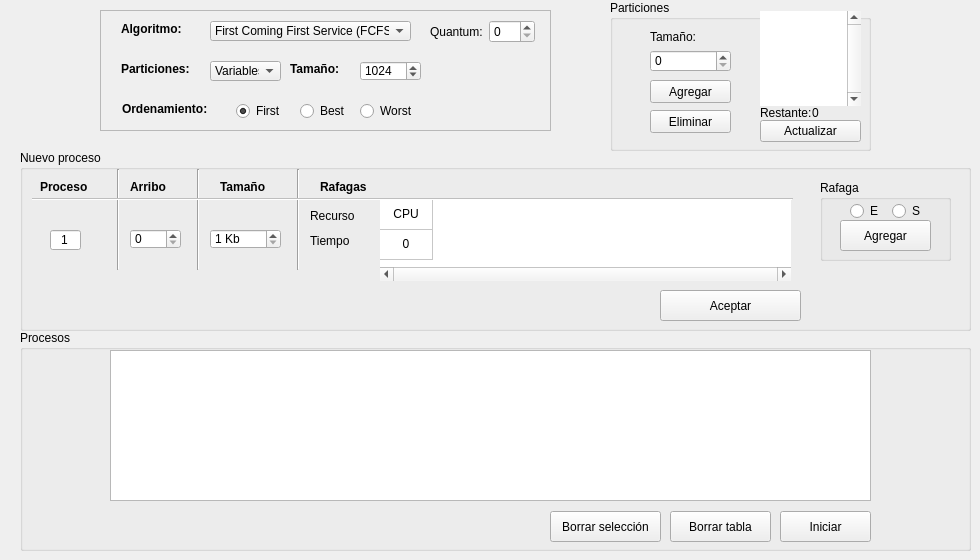
    <widget class="QWidget" name="tab_ingreso_dat">
     <attribute name="title">
      <string>Datos</string>
     </attribute>
     <widget class="QGroupBox" name="group_particiones">
      <property name="geometry">
       <rect>
        <x>610</x>
        <y>0</y>
        <width>261</width>
        <height>151</height>
       </rect>
      </property>
      <property name="font">
       <font>
        <pointsize>9</pointsize>
       </font>
      </property>
      <property name="title">
       <string>Particiones</string>
      </property>
      <widget class="QWidget" name="layoutWidget">
       <property name="geometry">
        <rect>
         <x>150</x>
         <y>11</y>
         <width>101</width>
         <height>131</height>
        </rect>
       </property>
       <property name="font">
        <font>
         <pointsize>9</pointsize>
        </font>
       </property>
       <layout class="QVBoxLayout" name="verticalLayout_2">
        <property name="spacing">
         <number>0</number>
        </property>
        <item>
         <widget class="QTableWidget" name="particiones">
          <property name="font">
           <font>
            <pointsize>9</pointsize>
           </font>
          </property>
          <property name="focusPolicy">
           <enum>Qt::ClickFocus</enum>
          </property>
          <property name="layoutDirection">
           <enum>Qt::LeftToRight</enum>
          </property>
          <property name="frameShape">
           <enum>QFrame::NoFrame</enum>
          </property>
          <property name="verticalScrollBarPolicy">
           <enum>Qt::ScrollBarAlwaysOn</enum>
          </property>
          <property name="horizontalScrollBarPolicy">
           <enum>Qt::ScrollBarAlwaysOff</enum>
          </property>
          <property name="sizeAdjustPolicy">
           <enum>QAbstractScrollArea::AdjustToContents</enum>
          </property>
          <property name="autoScrollMargin">
           <number>0</number>
          </property>
          <property name="alternatingRowColors">
           <bool>true</bool>
          </property>
          <property name="gridStyle">
           <enum>Qt::SolidLine</enum>
          </property>
          <attribute name="horizontalHeaderVisible">
           <bool>false</bool>
          </attribute>
          <attribute name="horizontalHeaderDefaultSectionSize">
           <number>76</number>
          </attribute>
          <attribute name="horizontalHeaderMinimumSectionSize">
           <number>30</number>
          </attribute>
          <attribute name="horizontalHeaderShowSortIndicator" stdset="0">
           <bool>false</bool>
          </attribute>
          <attribute name="horizontalHeaderStretchLastSection">
           <bool>false</bool>
          </attribute>
          <attribute name="verticalHeaderVisible">
           <bool>false</bool>
          </attribute>
          <attribute name="verticalHeaderHighlightSections">
           <bool>true</bool>
          </attribute>
          <column>
           <property name="text">
            <string>Particion</string>
           </property>
          </column>
         </widget>
        </item>
        <item>
         <layout class="QHBoxLayout" name="horizontalLayout_3">
          <item>
           <widget class="QLabel" name="label_2">
            <property name="font">
             <font>
              <pointsize>9</pointsize>
             </font>
            </property>
            <property name="text">
             <string>Restante:</string>
            </property>
           </widget>
          </item>
          <item>
           <widget class="QLabel" name="tam_restante">
            <property name="font">
             <font>
              <pointsize>9</pointsize>
             </font>
            </property>
            <property name="text">
             <string>0</string>
            </property>
           </widget>
          </item>
         </layout>
        </item>
        <item>
         <widget class="QPushButton" name="bot_actualizar">
          <property name="font">
           <font>
            <pointsize>9</pointsize>
           </font>
          </property>
          <property name="toolTip">
           <string>Actualizar tabla de particiones</string>
          </property>
          <property name="text">
           <string>Actualizar</string>
          </property>
         </widget>
        </item>
       </layout>
      </widget>
      <widget class="QSpinBox" name="tam_particion">
       <property name="geometry">
        <rect>
         <x>40</x>
         <y>50</y>
         <width>81</width>
         <height>22</height>
        </rect>
       </property>
       <property name="font">
        <font>
         <pointsize>9</pointsize>
        </font>
       </property>
       <property name="maximum">
        <number>1024</number>
       </property>
      </widget>
      <widget class="QPushButton" name="bot_eliminar_part">
       <property name="geometry">
        <rect>
         <x>40</x>
         <y>110</y>
         <width>81</width>
         <height>23</height>
        </rect>
       </property>
       <property name="font">
        <font>
         <pointsize>9</pointsize>
        </font>
       </property>
       <property name="toolTip">
        <string>&lt;html&gt;&lt;head/&gt;&lt;body&gt;&lt;p&gt;Elimina la particion selecionada&lt;/p&gt;&lt;/body&gt;&lt;/html&gt;</string>
       </property>
       <property name="whatsThis">
        <string/>
       </property>
       <property name="styleSheet">
        <string notr="true"/>
       </property>
       <property name="text">
        <string>Eliminar</string>
       </property>
      </widget>
      <widget class="QPushButton" name="bot_agregar_part">
       <property name="geometry">
        <rect>
         <x>40</x>
         <y>80</y>
         <width>81</width>
         <height>23</height>
        </rect>
       </property>
       <property name="font">
        <font>
         <pointsize>9</pointsize>
        </font>
       </property>
       <property name="toolTip">
        <string>Agrega una particion del tamaño indicado</string>
       </property>
       <property name="whatsThis">
        <string/>
       </property>
       <property name="text">
        <string>Agregar</string>
       </property>
      </widget>
      <widget class="QLabel" name="label_5">
       <property name="geometry">
        <rect>
         <x>40</x>
         <y>30</y>
         <width>47</width>
         <height>13</height>
        </rect>
       </property>
       <property name="font">
        <font>
         <pointsize>9</pointsize>
        </font>
       </property>
       <property name="text">
        <string>Tamaño:</string>
       </property>
      </widget>
     </widget>
     <widget class="QGroupBox" name="lay_proceso">
      <property name="geometry">
       <rect>
        <x>20</x>
        <y>150</y>
        <width>951</width>
        <height>181</height>
       </rect>
      </property>
      <property name="font">
       <font>
        <pointsize>9</pointsize>
       </font>
      </property>
      <property name="title">
       <string>Nuevo proceso</string>
      </property>
      <widget class="QSpinBox" name="arribo">
       <property name="geometry">
        <rect>
         <x>110</x>
         <y>79</y>
         <width>51</width>
         <height>20</height>
        </rect>
       </property>
       <property name="font">
        <font>
         <pointsize>9</pointsize>
        </font>
       </property>
       <property name="maximum">
        <number>1000</number>
       </property>
      </widget>
      <widget class="QSpinBox" name="tam">
       <property name="geometry">
        <rect>
         <x>190</x>
         <y>79</y>
         <width>71</width>
         <height>20</height>
        </rect>
       </property>
       <property name="font">
        <font>
         <pointsize>9</pointsize>
        </font>
       </property>
       <property name="accelerated">
        <bool>true</bool>
       </property>
       <property name="suffix">
        <string> Kb</string>
       </property>
       <property name="minimum">
        <number>1</number>
       </property>
       <property name="maximum">
        <number>1000000</number>
       </property>
      </widget>
      <widget class="QLabel" name="lab_idp">
       <property name="geometry">
        <rect>
         <x>20</x>
         <y>29</y>
         <width>51</width>
         <height>16</height>
        </rect>
       </property>
       <property name="font">
        <font>
         <family>Arial</family>
         <pointsize>9</pointsize>
         <weight>75</weight>
         <bold>true</bold>
        </font>
       </property>
       <property name="text">
        <string>Proceso</string>
       </property>
      </widget>
      <widget class="QLabel" name="lab_tam">
       <property name="geometry">
        <rect>
         <x>200</x>
         <y>29</y>
         <width>61</width>
         <height>16</height>
        </rect>
       </property>
       <property name="font">
        <font>
         <family>Arial</family>
         <pointsize>9</pointsize>
         <weight>75</weight>
         <bold>true</bold>
        </font>
       </property>
       <property name="text">
        <string>Tamaño</string>
       </property>
      </widget>
      <widget class="QTableWidget" name="rafaga">
       <property name="geometry">
        <rect>
         <x>360</x>
         <y>50</y>
         <width>411</width>
         <height>81</height>
        </rect>
       </property>
       <property name="maximumSize">
        <size>
         <width>16777215</width>
         <height>16777215</height>
        </size>
       </property>
       <property name="font">
        <font>
         <pointsize>9</pointsize>
        </font>
       </property>
       <property name="focusPolicy">
        <enum>Qt::ClickFocus</enum>
       </property>
       <property name="toolTip">
        <string>Editar tiempos de cada rafaga agregada</string>
       </property>
       <property name="layoutDirection">
        <enum>Qt::LeftToRight</enum>
       </property>
       <property name="frameShape">
        <enum>QFrame::NoFrame</enum>
       </property>
       <property name="verticalScrollBarPolicy">
        <enum>Qt::ScrollBarAsNeeded</enum>
       </property>
       <property name="horizontalScrollBarPolicy">
        <enum>Qt::ScrollBarAlwaysOn</enum>
       </property>
       <property name="sizeAdjustPolicy">
        <enum>QAbstractScrollArea::AdjustToContents</enum>
       </property>
       <property name="autoScrollMargin">
        <number>0</number>
       </property>
       <property name="alternatingRowColors">
        <bool>false</bool>
       </property>
       <property name="gridStyle">
        <enum>Qt::SolidLine</enum>
       </property>
       <attribute name="horizontalHeaderVisible">
        <bool>false</bool>
       </attribute>
       <attribute name="horizontalHeaderDefaultSectionSize">
        <number>53</number>
       </attribute>
       <attribute name="horizontalHeaderMinimumSectionSize">
        <number>30</number>
       </attribute>
       <attribute name="horizontalHeaderShowSortIndicator" stdset="0">
        <bool>false</bool>
       </attribute>
       <attribute name="horizontalHeaderStretchLastSection">
        <bool>false</bool>
       </attribute>
       <attribute name="verticalHeaderVisible">
        <bool>false</bool>
       </attribute>
       <attribute name="verticalHeaderHighlightSections">
        <bool>true</bool>
       </attribute>
       <row>
        <property name="text">
         <string>R</string>
        </property>
       </row>
       <row>
        <property name="text">
         <string>T</string>
        </property>
       </row>
       <column>
        <property name="text">
         <string>a</string>
        </property>
       </column>
       <item row="0" column="0">
        <property name="text">
         <string>CPU</string>
        </property>
        <property name="font">
         <font>
          <family>Arial</family>
          <pointsize>9</pointsize>
         </font>
        </property>
        <property name="textAlignment">
         <set>AlignCenter</set>
        </property>
       </item>
       <item row="1" column="0">
        <property name="text">
         <string>0</string>
        </property>
        <property name="font">
         <font>
          <family>Arial</family>
          <pointsize>9</pointsize>
          <italic>false</italic>
          <underline>false</underline>
          <strikeout>false</strikeout>
          <kerning>true</kerning>
         </font>
        </property>
        <property name="textAlignment">
         <set>AlignCenter</set>
        </property>
       </item>
      </widget>
      <widget class="QLabel" name="lab_tiempo">
       <property name="geometry">
        <rect>
         <x>290</x>
         <y>80</y>
         <width>61</width>
         <height>21</height>
        </rect>
       </property>
       <property name="font">
        <font>
         <pointsize>9</pointsize>
        </font>
       </property>
       <property name="text">
        <string>Tiempo</string>
       </property>
      </widget>
      <widget class="Line" name="line_6">
       <property name="geometry">
        <rect>
         <x>270</x>
         <y>19</y>
         <width>16</width>
         <height>101</height>
        </rect>
       </property>
       <property name="font">
        <font>
         <pointsize>9</pointsize>
        </font>
       </property>
       <property name="orientation">
        <enum>Qt::Vertical</enum>
       </property>
      </widget>
      <widget class="QLabel" name="lab_recurso">
       <property name="geometry">
        <rect>
         <x>290</x>
         <y>50</y>
         <width>61</width>
         <height>31</height>
        </rect>
       </property>
       <property name="font">
        <font>
         <pointsize>9</pointsize>
        </font>
       </property>
       <property name="text">
        <string>Recurso</string>
       </property>
      </widget>
      <widget class="Line" name="line_4">
       <property name="geometry">
        <rect>
         <x>90</x>
         <y>19</y>
         <width>16</width>
         <height>101</height>
        </rect>
       </property>
       <property name="font">
        <font>
         <pointsize>9</pointsize>
        </font>
       </property>
       <property name="orientation">
        <enum>Qt::Vertical</enum>
       </property>
      </widget>
      <widget class="QLabel" name="lab_arribo">
       <property name="geometry">
        <rect>
         <x>110</x>
         <y>29</y>
         <width>51</width>
         <height>16</height>
        </rect>
       </property>
       <property name="font">
        <font>
         <family>Arial</family>
         <pointsize>9</pointsize>
         <weight>75</weight>
         <bold>true</bold>
        </font>
       </property>
       <property name="text">
        <string>Arribo</string>
       </property>
      </widget>
      <widget class="QLineEdit" name="id_proceso">
       <property name="geometry">
        <rect>
         <x>30</x>
         <y>80</y>
         <width>31</width>
         <height>20</height>
        </rect>
       </property>
       <property name="font">
        <font>
         <pointsize>9</pointsize>
        </font>
       </property>
       <property name="styleSheet">
        <string notr="true"/>
       </property>
       <property name="text">
        <string>1</string>
       </property>
       <property name="alignment">
        <set>Qt::AlignCenter</set>
       </property>
      </widget>
      <widget class="QLabel" name="lab_rafagas">
       <property name="geometry">
        <rect>
         <x>300</x>
         <y>29</y>
         <width>61</width>
         <height>16</height>
        </rect>
       </property>
       <property name="font">
        <font>
         <family>Arial</family>
         <pointsize>9</pointsize>
         <weight>75</weight>
         <bold>true</bold>
        </font>
       </property>
       <property name="text">
        <string>Rafagas</string>
       </property>
      </widget>
      <widget class="Line" name="line_5">
       <property name="geometry">
        <rect>
         <x>170</x>
         <y>19</y>
         <width>16</width>
         <height>101</height>
        </rect>
       </property>
       <property name="font">
        <font>
         <pointsize>9</pointsize>
        </font>
       </property>
       <property name="orientation">
        <enum>Qt::Vertical</enum>
       </property>
      </widget>
      <widget class="Line" name="line_2">
       <property name="enabled">
        <bool>false</bool>
       </property>
       <property name="geometry">
        <rect>
         <x>12</x>
         <y>39</y>
         <width>761</width>
         <height>21</height>
        </rect>
       </property>
       <property name="font">
        <font>
         <pointsize>9</pointsize>
        </font>
       </property>
       <property name="orientation">
        <enum>Qt::Horizontal</enum>
       </property>
      </widget>
      <widget class="QGroupBox" name="lay_rafaga">
       <property name="geometry">
        <rect>
         <x>800</x>
         <y>30</y>
         <width>131</width>
         <height>81</height>
        </rect>
       </property>
       <property name="font">
        <font>
         <pointsize>9</pointsize>
        </font>
       </property>
       <property name="title">
        <string>Rafaga</string>
       </property>
       <widget class="QWidget" name="layoutWidget">
        <property name="geometry">
         <rect>
          <x>30</x>
          <y>20</y>
          <width>81</width>
          <height>22</height>
         </rect>
        </property>
        <property name="font">
         <font>
          <pointsize>9</pointsize>
         </font>
        </property>
        <layout class="QHBoxLayout" name="horizontalLayout_7">
         <property name="spacing">
          <number>3</number>
         </property>
         <item>
          <widget class="QRadioButton" name="entrada">
           <property name="font">
            <font>
             <pointsize>9</pointsize>
            </font>
           </property>
           <property name="text">
            <string>E</string>
           </property>
          </widget>
         </item>
         <item>
          <widget class="QRadioButton" name="salida">
           <property name="font">
            <font>
             <pointsize>9</pointsize>
            </font>
           </property>
           <property name="text">
            <string>S</string>
           </property>
          </widget>
         </item>
        </layout>
       </widget>
       <widget class="QPushButton" name="bot_rafaga">
        <property name="geometry">
         <rect>
          <x>20</x>
          <y>40</y>
          <width>91</width>
          <height>31</height>
         </rect>
        </property>
        <property name="font">
         <font>
          <pointsize>9</pointsize>
         </font>
        </property>
        <property name="layoutDirection">
         <enum>Qt::RightToLeft</enum>
        </property>
        <property name="autoFillBackground">
         <bool>false</bool>
        </property>
        <property name="text">
         <string>Agregar</string>
        </property>
        <property name="flat">
         <bool>false</bool>
        </property>
       </widget>
      </widget>
      <widget class="QPushButton" name="bot_proceso">
       <property name="geometry">
        <rect>
         <x>640</x>
         <y>140</y>
         <width>141</width>
         <height>31</height>
        </rect>
       </property>
       <property name="font">
        <font>
         <pointsize>9</pointsize>
        </font>
       </property>
       <property name="toolTip">
        <string>Agregar proceso a la lista</string>
       </property>
       <property name="text">
        <string>Aceptar</string>
       </property>
      </widget>
     </widget>
     <widget class="QGroupBox" name="groupBox_3">
      <property name="geometry">
       <rect>
        <x>20</x>
        <y>330</y>
        <width>951</width>
        <height>221</height>
       </rect>
      </property>
      <property name="font">
       <font>
        <pointsize>9</pointsize>
       </font>
      </property>
      <property name="title">
       <string>Procesos</string>
      </property>
      <widget class="QTableWidget" name="tab_procesos">
       <property name="geometry">
        <rect>
         <x>90</x>
         <y>20</y>
         <width>761</width>
         <height>151</height>
        </rect>
       </property>
       <property name="maximumSize">
        <size>
         <width>761</width>
         <height>151</height>
        </size>
       </property>
       <property name="font">
        <font>
         <pointsize>9</pointsize>
         <weight>50</weight>
         <bold>false</bold>
        </font>
       </property>
       <property name="lineWidth">
        <number>1</number>
       </property>
       <property name="sizeAdjustPolicy">
        <enum>QAbstractScrollArea::AdjustToContents</enum>
       </property>
       <property name="alternatingRowColors">
        <bool>true</bool>
       </property>
       <property name="textElideMode">
        <enum>Qt::ElideLeft</enum>
       </property>
       <attribute name="horizontalHeaderVisible">
        <bool>false</bool>
       </attribute>
       <attribute name="horizontalHeaderCascadingSectionResizes">
        <bool>false</bool>
       </attribute>
       <attribute name="horizontalHeaderDefaultSectionSize">
        <number>100</number>
       </attribute>
       <attribute name="horizontalHeaderHighlightSections">
        <bool>false</bool>
       </attribute>
       <attribute name="horizontalHeaderMinimumSectionSize">
        <number>40</number>
       </attribute>
       <attribute name="horizontalHeaderShowSortIndicator" stdset="0">
        <bool>false</bool>
       </attribute>
       <attribute name="horizontalHeaderStretchLastSection">
        <bool>true</bool>
       </attribute>
       <attribute name="verticalHeaderVisible">
        <bool>false</bool>
       </attribute>
       <column>
        <property name="text">
         <string>ID proceso</string>
        </property>
        <property name="font">
         <font>
          <weight>75</weight>
          <italic>false</italic>
          <bold>true</bold>
         </font>
        </property>
       </column>
       <column>
        <property name="text">
         <string>Tamaño (Kb)</string>
        </property>
        <property name="font">
         <font>
          <weight>75</weight>
          <bold>true</bold>
         </font>
        </property>
       </column>
       <column>
        <property name="text">
         <string>Arribo (s)</string>
        </property>
        <property name="font">
         <font>
          <weight>75</weight>
          <bold>true</bold>
         </font>
        </property>
       </column>
       <column>
        <property name="text">
         <string>Rafagas</string>
        </property>
        <property name="font">
         <font>
          <weight>75</weight>
          <bold>true</bold>
         </font>
        </property>
       </column>
      </widget>
      <widget class="QPushButton" name="bot_borrar">
       <property name="geometry">
        <rect>
         <x>530</x>
         <y>181</y>
         <width>111</width>
         <height>31</height>
        </rect>
       </property>
       <property name="font">
        <font>
         <pointsize>9</pointsize>
        </font>
       </property>
       <property name="toolTip">
        <string>Borra todos los datos del proceso seleccionado</string>
       </property>
       <property name="text">
        <string>Borrar selección</string>
       </property>
      </widget>
      <widget class="QPushButton" name="bot_borrar_todo">
       <property name="geometry">
        <rect>
         <x>650</x>
         <y>181</y>
         <width>101</width>
         <height>31</height>
        </rect>
       </property>
       <property name="font">
        <font>
         <pointsize>9</pointsize>
        </font>
       </property>
       <property name="toolTip">
        <string>Elimina todos los procesos de la tabla</string>
       </property>
       <property name="text">
        <string>Borrar tabla</string>
       </property>
      </widget>
      <widget class="QPushButton" name="bot_planificar">
       <property name="geometry">
        <rect>
         <x>760</x>
         <y>181</y>
         <width>91</width>
         <height>31</height>
        </rect>
       </property>
       <property name="font">
        <font>
         <pointsize>9</pointsize>
        </font>
       </property>
       <property name="toolTip">
        <string>Comenzar planificacion</string>
       </property>
       <property name="text">
        <string>Iniciar</string>
       </property>
      </widget>
     </widget>
     <widget class="QFrame" name="frame">
      <property name="geometry">
       <rect>
        <x>100</x>
        <y>10</y>
        <width>451</width>
        <height>121</height>
       </rect>
      </property>
      <property name="font">
       <font>
        <pointsize>9</pointsize>
       </font>
      </property>
      <property name="frameShape">
       <enum>QFrame::StyledPanel</enum>
      </property>
      <property name="frameShadow">
       <enum>QFrame::Raised</enum>
      </property>
      <widget class="QWidget" name="layoutWidget">
       <property name="geometry">
        <rect>
         <x>330</x>
         <y>10</y>
         <width>105</width>
         <height>24</height>
        </rect>
       </property>
       <property name="font">
        <font>
         <pointsize>9</pointsize>
        </font>
       </property>
       <layout class="QHBoxLayout" name="lay_quantum">
        <item>
         <widget class="QLabel" name="lab_quantum">
          <property name="font">
           <font>
            <pointsize>9</pointsize>
           </font>
          </property>
          <property name="text">
           <string>Quantum:</string>
          </property>
         </widget>
        </item>
        <item>
         <widget class="QSpinBox" name="quantum">
          <property name="font">
           <font>
            <pointsize>9</pointsize>
           </font>
          </property>
          <property name="autoFillBackground">
           <bool>true</bool>
          </property>
          <property name="styleSheet">
           <string notr="true"/>
          </property>
         </widget>
        </item>
       </layout>
      </widget>
      <widget class="QLabel" name="lab_orden">
       <property name="geometry">
        <rect>
         <x>22</x>
         <y>91</y>
         <width>95</width>
         <height>16</height>
        </rect>
       </property>
       <property name="font">
        <font>
         <family>Arial</family>
         <pointsize>9</pointsize>
         <weight>75</weight>
         <italic>false</italic>
         <bold>true</bold>
        </font>
       </property>
       <property name="mouseTracking">
        <bool>false</bool>
       </property>
       <property name="styleSheet">
        <string notr="true"/>
       </property>
       <property name="text">
        <string>Ordenamiento:</string>
       </property>
      </widget>
      <widget class="QRadioButton" name="FF">
       <property name="geometry">
        <rect>
         <x>136</x>
         <y>92</y>
         <width>51</width>
         <height>18</height>
        </rect>
       </property>
       <property name="font">
        <font>
         <pointsize>9</pointsize>
        </font>
       </property>
       <property name="text">
        <string>First</string>
       </property>
       <property name="checkable">
        <bool>true</bool>
       </property>
       <property name="checked">
        <bool>true</bool>
       </property>
      </widget>
      <widget class="QRadioButton" name="BF">
       <property name="enabled">
        <bool>true</bool>
       </property>
       <property name="geometry">
        <rect>
         <x>200</x>
         <y>92</y>
         <width>51</width>
         <height>18</height>
        </rect>
       </property>
       <property name="font">
        <font>
         <pointsize>9</pointsize>
        </font>
       </property>
       <property name="text">
        <string>Best</string>
       </property>
       <property name="checkable">
        <bool>true</bool>
       </property>
      </widget>
      <widget class="QRadioButton" name="WF">
       <property name="geometry">
        <rect>
         <x>260</x>
         <y>92</y>
         <width>61</width>
         <height>18</height>
        </rect>
       </property>
       <property name="font">
        <font>
         <pointsize>9</pointsize>
        </font>
       </property>
       <property name="text">
        <string>Worst</string>
       </property>
      </widget>
      <widget class="QLabel" name="lab_algoritmo">
       <property name="geometry">
        <rect>
         <x>21</x>
         <y>11</y>
         <width>81</width>
         <height>16</height>
        </rect>
       </property>
       <property name="font">
        <font>
         <family>Arial</family>
         <pointsize>9</pointsize>
         <weight>75</weight>
         <italic>false</italic>
         <bold>true</bold>
        </font>
       </property>
       <property name="mouseTracking">
        <bool>false</bool>
       </property>
       <property name="styleSheet">
        <string notr="true"/>
       </property>
       <property name="text">
        <string>Algoritmo:</string>
       </property>
      </widget>
      <widget class="QComboBox" name="algoritmo">
       <property name="geometry">
        <rect>
         <x>110</x>
         <y>11</y>
         <width>201</width>
         <height>20</height>
        </rect>
       </property>
       <property name="font">
        <font>
         <pointsize>9</pointsize>
        </font>
       </property>
       <property name="currentIndex">
        <number>0</number>
       </property>
       <property name="frame">
        <bool>true</bool>
       </property>
       <item>
        <property name="text">
         <string>First Coming First Service (FCFS)</string>
        </property>
       </item>
       <item>
        <property name="text">
         <string>Shorted Job First (SJF)</string>
        </property>
       </item>
       <item>
        <property name="text">
         <string>Shorted Remain Time First (SRTF)</string>
        </property>
       </item>
       <item>
        <property name="text">
         <string>Round Robin with Quantum (RRQ)</string>
        </property>
       </item>
      </widget>
      <widget class="QLabel" name="lab_particion">
       <property name="geometry">
        <rect>
         <x>21</x>
         <y>51</y>
         <width>81</width>
         <height>16</height>
        </rect>
       </property>
       <property name="font">
        <font>
         <family>Arial</family>
         <pointsize>9</pointsize>
         <weight>75</weight>
         <italic>false</italic>
         <bold>true</bold>
        </font>
       </property>
       <property name="mouseTracking">
        <bool>false</bool>
       </property>
       <property name="styleSheet">
        <string notr="true"/>
       </property>
       <property name="text">
        <string>Particiones:</string>
       </property>
      </widget>
      <widget class="QComboBox" name="particion">
       <property name="geometry">
        <rect>
         <x>110</x>
         <y>51</y>
         <width>71</width>
         <height>20</height>
        </rect>
       </property>
       <property name="font">
        <font>
         <pointsize>9</pointsize>
        </font>
       </property>
       <property name="currentIndex">
        <number>0</number>
       </property>
       <property name="frame">
        <bool>true</bool>
       </property>
       <item>
        <property name="text">
         <string>Variables</string>
        </property>
       </item>
       <item>
        <property name="text">
         <string>Fijas</string>
        </property>
       </item>
      </widget>
      <widget class="QLabel" name="lab_tam_memoria">
       <property name="geometry">
        <rect>
         <x>190</x>
         <y>51</y>
         <width>55</width>
         <height>16</height>
        </rect>
       </property>
       <property name="font">
        <font>
         <family>Arial</family>
         <pointsize>9</pointsize>
         <weight>75</weight>
         <italic>false</italic>
         <bold>true</bold>
        </font>
       </property>
       <property name="text">
        <string>Tamaño:</string>
       </property>
       <property name="margin">
        <number>0</number>
       </property>
      </widget>
      <widget class="QSpinBox" name="tam_memoria">
       <property name="geometry">
        <rect>
         <x>260</x>
         <y>51</y>
         <width>61</width>
         <height>20</height>
        </rect>
       </property>
       <property name="font">
        <font>
         <pointsize>9</pointsize>
        </font>
       </property>
       <property name="tabletTracking">
        <bool>true</bool>
       </property>
       <property name="toolTip">
        <string>Tamaño de la memoria</string>
       </property>
       <property name="autoFillBackground">
        <bool>false</bool>
       </property>
       <property name="frame">
        <bool>true</bool>
       </property>
       <property name="maximum">
        <number>100000</number>
       </property>
       <property name="value">
        <number>1024</number>
       </property>
      </widget>
     </widget>
     <zorder>frame</zorder>
     <zorder>group_particiones</zorder>
     <zorder>lay_proceso</zorder>
     <zorder>groupBox_3</zorder>
    </widget>
